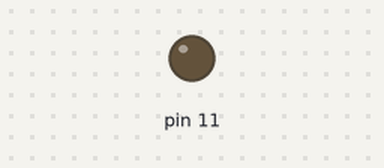
A sketch run on a simulated Arduino Uno, built with avr-gcc and run on an emulated ATmega328P. Parts: output pins drawn as LEDs (lit = HIGH).

Above: at 0.05 s.
At 1.25 s:
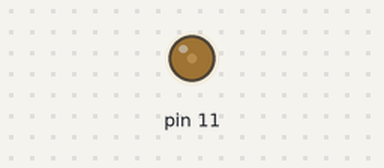
At 2.5 s:
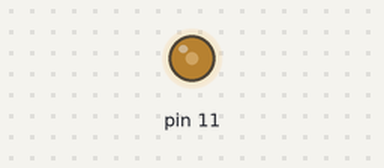
At 5.0 s:
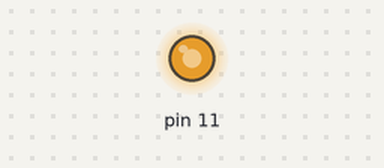
Timing chart, 0 to 6.5 s (numbered marks = the images above):
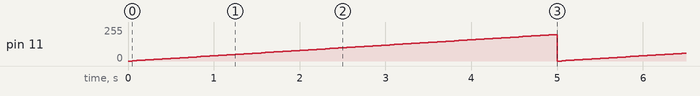

The sketch:

analogWrite.ino
```cpp
int c = 0;
void setup() {
  // put your setup code here, to run once:

}

void loop() {
  for(int i=0; i < 100; i++){
    analogWrite(11,porcentaje(i));
    delay(50);
  }

}

int porcentaje(int n){
  n = (256/100)*n;
  return n;
}
```

Measured:
- by itself, pin 11: ramps from 0/255 to 198/255 and jumps back, once every 5.0 s
